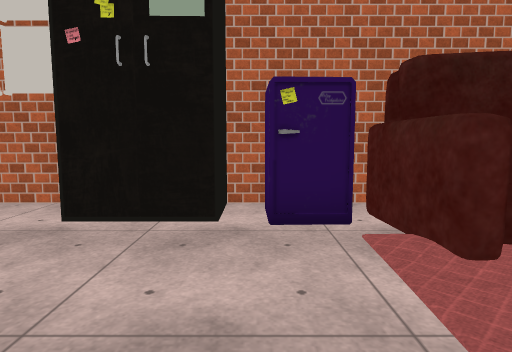
View 1 (above)

17 first-person views from a walk through a 3-D level made in the Unity game engine. The camera is 1.2 m above the floor, tilts 6° down and sees 75° across. The floor is counted in squares, 1 m on a side. Each view is taken from the middle of a square. On the plan, view 1 faces up. The plan holds only what a view shows up to about 14 squares ahead; the rest is blank. Some surface patterns are stand-ins.

View 2
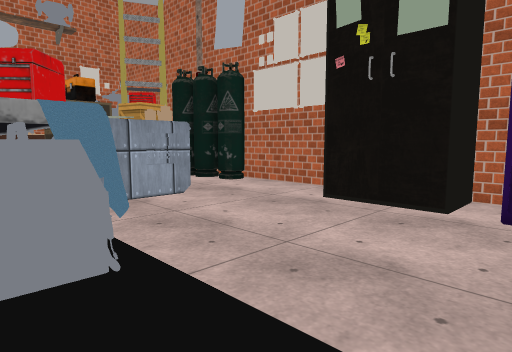

View 3
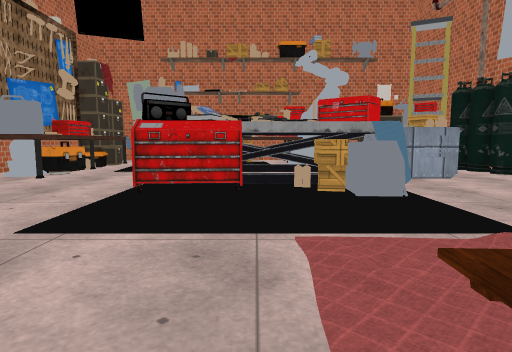

View 4
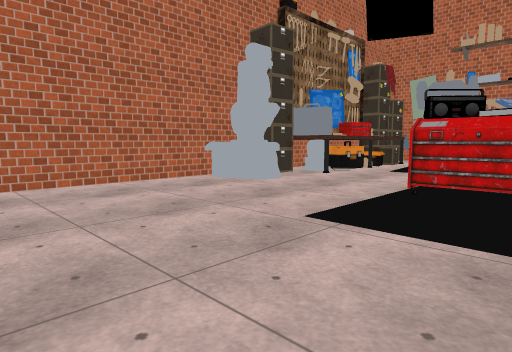

View 5
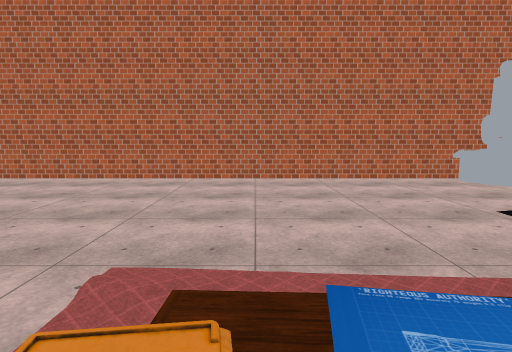

View 6
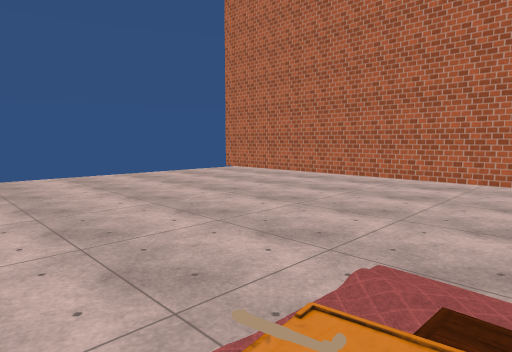

View 7
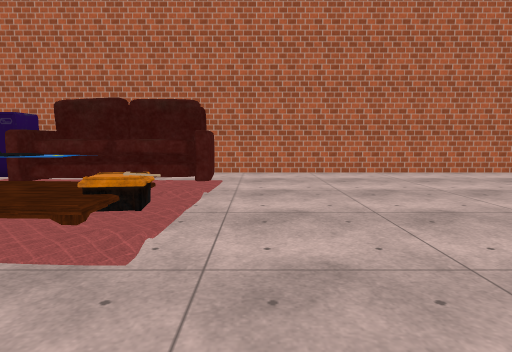

View 8
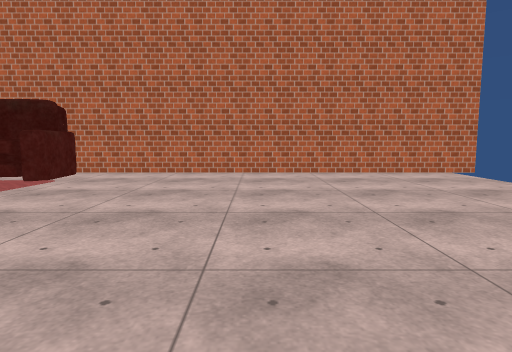

View 9
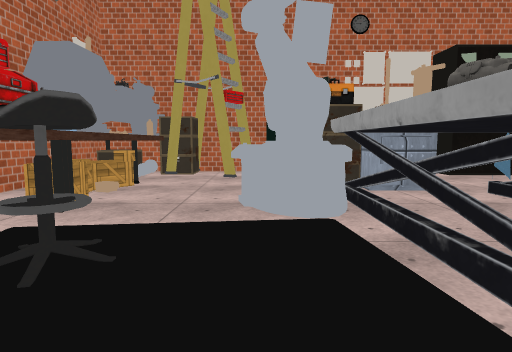

View 10
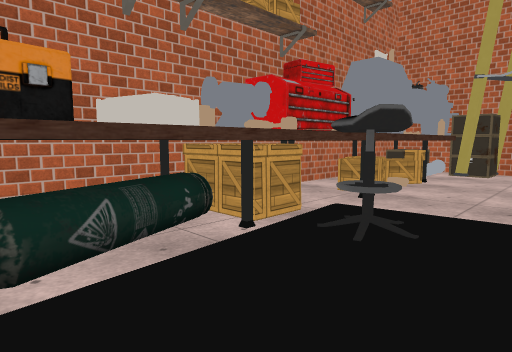

View 11
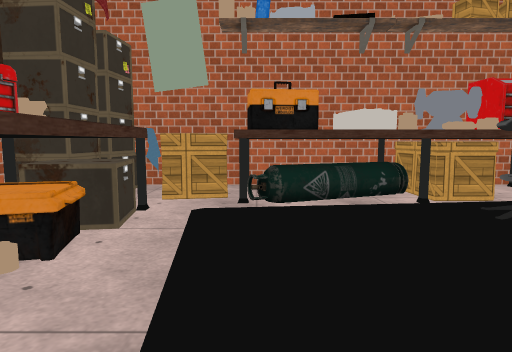

View 12
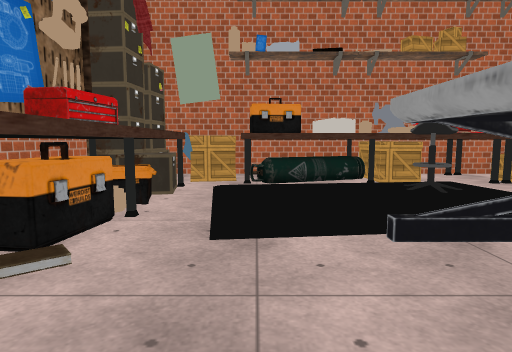

View 13
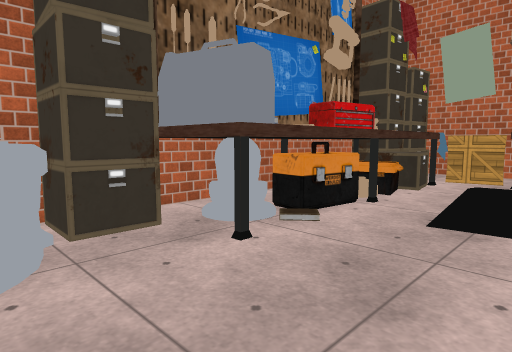

View 14
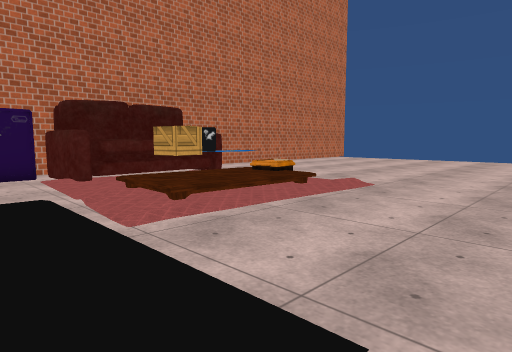

View 15
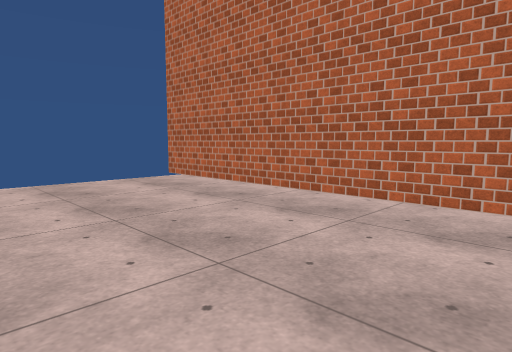

View 16
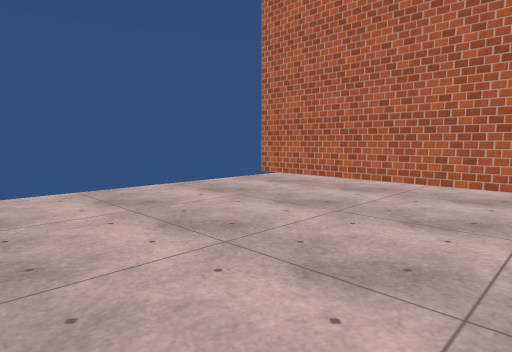

View 17
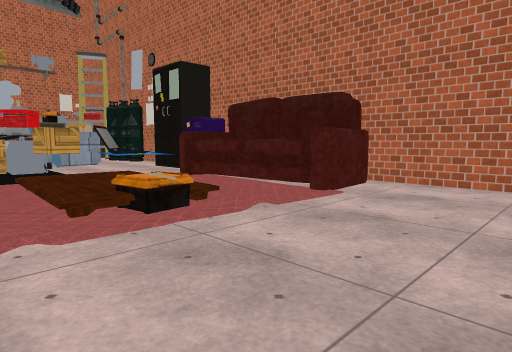

### Floor plan
Points are (right, up) in squares from view 1. A wall is a line through its corners. A room is listed if a view was taken in it or the views show most of it. See-through windows are left out.
Room 1 (views 1, 2, 3, 4, 5, 6, 7, 8, 9, 10, 11, 12, 13, 14, 15, 16, 17)
walls: (-4.1, -1.5) (-4.1, -2.6); (-4.3, -1.5) (-4.3, -2.5); (-4.1, 0.2) (-4.1, -0.6); (-4.3, 0.4) (-4.3, -0.6); (2.6, 6.6) (-0.6, 6.6); (-6.2, -6.3) (-8.4, -6.3); (-8.1, -2.6) (-8.1, -0.5); (-8.2, -2.6) (-8.2, 0.9); (-3.9, 6.6) (-7.1, 6.6); (-4.2, -12.6) (22.4, -12.6); (-6.6, -10.5) (-6.1, -11); (-8.2, -12.6) (-6, -12.6); (-10.5, -9.8) (-5.6, -9.8) (-5.6, -11.5); (-9.5, -12.6) (-8.5, -12.6); (-9.5, 6.6) (-16.1, 6.6) (-16.1, 5.4); (-12.4, -9.8) (-11.4, -9.8); (-13.1, -12.6) (-9.8, -12.6); (-16.1, 0.5) (-16.1, -11.4); (22.4, 6.6) (6.9, 6.6)
low walls: (-6.8, -10.6) (-6.3, -11.2)
objects: other object (-16, 1) to (-16, 5); cabinet (-15, -12) to (-15, -11); box (-15, -10) to (-14, -9); toolbox (-15, -8) to (-15, -7); other object (-15, -6) to (-14, -5); other object (-15, -5) to (-15, -4); other object (-15, -3); toolbox (-15, -2) to (-15, 0); other object (-15, 1) to (-14, 1); other object (-15, 5); cabinet (-14, -11); other object (-14, -8) to (-13, -5); other object (-14, -4); other object (-14, 2); other object (-14, 3); other object (-14, 5); cabinet (-14, 5) to (-12, 6); other object (-13, -12); table (-13, -10); stool (-13, -4) to (-12, -3); other object (-13, -3); other object (-13, -1); other object (-13, 0) to (-13, 1); other object (-13, 2); other object (-13, 3) to (-13, 4); toolbox (-11, -11); ladder (-11, 4) to (-11, 6); other object (-10, -12); other object (-10, -1) to (-9, 0); tank (-10, 5) to (-9, 6); other object (-9, -12); other object (-9, -11); cabinet (-9, 1) to (-8, 2); other object (-8, -12) to (-8, -11); other object (-8, -5); other object (-8, -3); tank (-8, 6) to (-7, 6); box (-7, 2) to (-6, 3); generator (-7, 4); other object (-6, 2); cabinet (-5, -11) to (-4, -11); other object (-5, -4); other object (-5, -3); other object (-4, -6); books (-4, -5) to (-3, -4); table (-4, 1); other object (-3, -12) to (-2, -10); toolbox (-3, -6) to (-2, -6); toolbox (-3, -3); other object (-3, -2); box (-3, -1); other object (-3, -1) to (-2, 0); cabinet (-3, 5) to (-1, 6); fridge (0, 5) to (1, 6); sofa (2, 3) to (8, 6); box (3, -1) to (3, 0); other object (4, 0); rifle (5, 0) to (5, 1); other object (7, 0)

Positions as (right, up) in squares from view 1, and headings:
1: (0, 0), facing up
2: (1, -1), facing up-left
3: (5, -3), facing left
4: (5, -3), facing down-left
5: (6, 1), facing down
6: (6, 1), facing down-right
7: (9, -6), facing up
8: (14, -6), facing up
9: (-10, -7), facing up
10: (-10, -8), facing up-left
11: (-7, -8), facing left
12: (-4, -8), facing left
13: (-3, -7), facing down-left
14: (-1, -7), facing up-right
15: (11, -6), facing down-right
16: (13, -3), facing down-right
17: (12, -3), facing up-left
